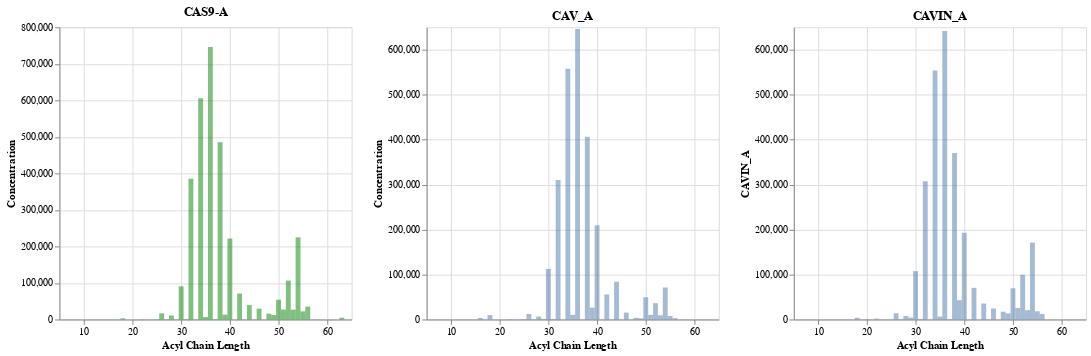

Notebook source saved alongside this figure:
### Code cell
# move 'Acyl Chain Length' from index into column so altair can access
l = lengths.reset_index()

a = alt.Chart(l).mark_bar(color='#008000', opacity=0.5).encode(
    x='Acyl Chain Length:Q',
    y=alt.Y('CAS9-A:Q').title('Concentration')
).properties(
    title='CAS9-A'
)

b = alt.Chart(l).mark_bar(opacity=0.5).encode(
    x='Acyl Chain Length:Q',
    y=alt.Y('CAV_A:Q').title('Concentration'),
).properties(
    title=('CAV_A')
)

c = alt.Chart(l).mark_bar(opacity=0.5).encode(
    x='Acyl Chain Length:Q',
    y=alt.Y('CAVIN_A')
).properties(
    title='CAVIN_A'
)

a | b | c
